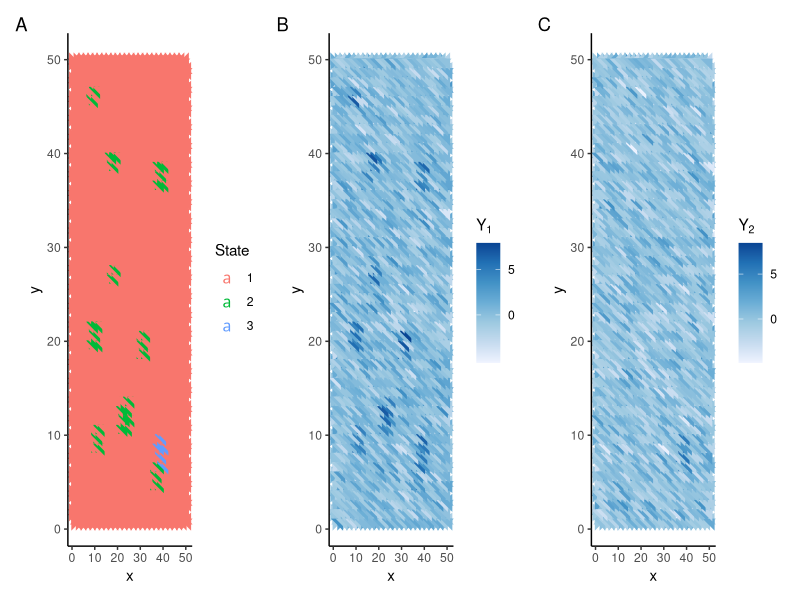

Reproduce this figure in R. (Note: this script raises an error after producing the figure.)
library(tidyverse)
library(mvtnorm)
library(patchwork)
set.seed(102)

#Generate truth
df = expand.grid(x = 1:50, y = 1:50)
df = df[df$x %% 2 + df$y %% 2 == 1,]
df$z = 1
n = nrow(df)
df$j = 1:n

df2 = df[rep(seq_len(n), 4), ] #rbind 4 times
df2$j2 = rep(1:(4*n))

shift = expand.grid(c(1/3, -1/3), c(1/3,-1/3))
shift_long = shift[rep(seq_len(4), each = n), ]

df2$x = df2$x + shift_long$Var1
df2$y = df2$y + shift_long$Var2

rect_center = sapply(1:10,function(x)df2[sample(4*n, 1) ,c("x","y")])
for(i in 1:10){
  df2$z[df2$x > unlist(rect_center[,i])[1] - 1.1 & df2$x < unlist(rect_center[,i])[1]+1.1 & df2$y > unlist(rect_center[,i])[2] - 1.1 & df2$y < unlist(rect_center[,i])[2]+1.1] = 2
}


circ_center = sample(5:45, 2, replace = T)
r = 2 #radius
s = seq(0,r,1/3) #sagitta
l = sqrt(2*(r-s)*r-(r-s)^2) #half chord length
for (i in 1:7){
  df2$z[(df2$x %in% c(circ_center[1] + c(s[i], -s[i]))) & 
         (df2$y > circ_center[2] - l[i+1]) & 
         (df2$y < circ_center[2] + l[i+1])] = 3
}

#Plot truth
p1 = ggplot(data = df2, aes(x = x, y = y))+
  geom_text(aes(color = factor(z), label = rep(c("\u25E3", "\u25E2", "\u25E4", "\u25E5"), each = 1250)), 
            size = 4, family = "Arial Unicode MS")+
  labs(color = "State")+theme_classic()+
  guides(shape = F, size = F, alpha = F)


#Generate simulated expression
set.seed(101)  
mu1 = c(0,0)
mu2 = c(5,0)
mu3 = c(5,5)
Sigma = diag(1, nrow = 2) + 1
Lambda = solve(Sigma)

df2$Y1 = NA
df2$Y2 = NA
df2[df2$z == 1,c("Y1", "Y2")] = rmvnorm(n = sum(df2$z == 1), 
                                      mean = mu1, 
                                      sigma = Sigma)
df2[df2$z == 2,c("Y1", "Y2")] = rmvnorm(n = sum(df2$z == 2), 
                                      mean = mu2, 
                                      sigma = Sigma)
df2[df2$z == 3,c("Y1", "Y2")] = rmvnorm(n = sum(df2$z == 3), 
                                      mean = mu3, 
                                      sigma = Sigma)


#Plots
p2 = ggplot(data = df2, aes(x = x, y = y))+
  geom_text(aes(color = Y1, label = rep(c("\u25E3", "\u25E2", "\u25E4", "\u25E5"), each = 1250)), 
            size = 4, family = "Arial Unicode MS")+
  labs(color = expression(Y[1]))+theme_classic()+
  scale_color_distiller(palette = "Blues", direction = 1, breaks = c(0,5)) +
  guides(shape = F, size = F)

p3 = ggplot(data = df2, aes(x = x, y = y))+
  geom_text(aes(color = Y2, label = rep(c("\u25E3", "\u25E2", "\u25E4", "\u25E5"), each = 1250)), 
            size = 4, family = "Arial Unicode MS")+
  labs(color = expression(Y[2]))+theme_classic()+
  scale_color_distiller(palette = "Blues", direction = 1, breaks = c(0,5)) +
  guides(shape = F, size = F)

p1+p2+p3 + plot_annotation(tag_levels = "A")

df2 %>%
  as.data.frame() %>%
  group_by(j) %>%
  summarise(x = mean(x), y = mean(y),
            Y1= sum(Y1), Y2 = sum(Y2)) %>%
  mutate(j2 = NA) ->
  df2sum
df2sum = as.matrix(df2sum)

#Run mcmc

deconv_sim = run_mcmc_multi(df = df2sum, gamma = 2, q = 3, d = 2,nrep = 1500)
saveRDS(deconv_sim, "data/deconv_sim_3-1.RDS")

df2sum = as.data.frame(df2sum)
df2sum$z_deconv1 = apply(deconv_sim$z[100:1500,], 2, Mode)
df2sum$z_deconv1_alpha = pmax(colMeans(deconv_sim$z[100:1500,]==1),
                           colMeans(deconv_sim$z[100:1500,]==2),
                           colMeans(deconv_sim$z[100:1500,]==3))

pnodeconv = ggplot(as.data.frame(df2sum), aes(x, y)) +
  geom_point(aes(color = factor(z_deconv1), alpha = z_deconv1_alpha), size = 4, shape = 18) +
  labs(color = "State", alpha = "Proportion", x = NULL, y = NULL) +
  guides(alpha = F) + 
  scale_alpha_continuous(limits = c(0,1), breaks = seq(0.3,1,0.1), range = c(0,1))+
  theme_classic()

#Deconvolution
deconv_sim_deconv = run_mcmc_deconv(df = df2sum, gamma = 2, q = 3, d = 2,nrep = 5000, prev = deconv_sim)
saveRDS(deconv_sim_deconv, "data/deconv2_sim_3-2.RDS")

df2 = as.data.frame(df2)
df2$z_deconv2 = apply(deconv_sim_deconv$z[1000:5000,], 2, Mode)
df2$z_deconv2_alpha = pmax(colMeans(deconv_sim_deconv$z[1000:5000,]==1),
                              colMeans(deconv_sim_deconv$z[1000:5000,]==2),
                              colMeans(deconv_sim_deconv$z[1000:5000,]==3))


ggplot(data = as.data.frame(df2), aes(x = x, y = y))+
  geom_text(aes(color = factor(z_deconv2), label = rep(c("\u25E3", "\u25E2", "\u25E4", "\u25E5"), each = 1250),
                alpha = z_deconv2_alpha), size = 4, family = "Arial Unicode MS")+
  scale_alpha_continuous(limits = c(0,1), breaks = seq(0.2,1,0.1), range = c(0,1))+
  labs(color = "State")+theme_classic()+
  guides(shape = F, size = F, alpha = F)

plot(deconv_sim_deconv$mu[,1], type = "l", ylab = "mu1")
plot(deconv_sim_deconv$mu[,3], type = "l", ylab = "mu1")
plot(sapply(df_sim_Y,"[[", 8), type = "l")
lines(sapply(df_sim_Y,"[[", 8+1250*1), type = "l", col = "red")
lines(sapply(df_sim_Y,"[[", 8+1250*2), type = "l", col = "blue")
lines(sapply(df_sim_Y,"[[", 8+1250*3), type = "l", col = "green")
pdeconv = ggplot(data = as.data.frame(df2), aes(x = x, y = y))+
  geom_text(aes(color = factor(zmode), label = rep(c("\u25E3", "\u25E2", "\u25E4", "\u25E5"), each = 1250),
                alpha = zalpha), size = 4, family = "Arial Unicode MS")+
  scale_alpha_continuous(limits = c(0,1), breaks = seq(0.2,1,0.1), range = c(0,1))+
  labs(color = "State")+theme_classic()+
  guides(shape = F, size = F, alpha = F)
plot(df_sim_mu[,4], type = "l", ylab = "mu")
plot(sapply(df_sim_lambda,"[[", 1), type = "l", ylab = "lambda")
plot(sapply(df_sim_Y,"[[", 20), type = "l", ylab = "Y")
zmode=apply(df_sim_z[100:500,], 2, Mode)
zalpha=pmax(colMeans(df_sim_z[100:500,]==1),
            colMeans(df_sim_z[100:500,]==2),
            colMeans(df_sim_z[100:050,]==3))
plotY1 = ggplot(data = as.data.frame(df2), aes(x = x, y = y))+
  geom_text(aes(color = ifelse(Y1>5,5,ifelse(Y1<0,0, Y1)), label = rep(c("\u25E3", "\u25E2", "\u25E4", "\u25E5"), each = 1250),
                alpha = 1), size = 4, family = "Arial Unicode MS")+
  scale_alpha_continuous(limits = c(0,1), breaks = seq(0.2,1,0.1), range = c(0,1))+
  labs(color = "Y1")+theme_classic()+
  guides(shape = F, size = F, alpha = F)

plotY2 = ggplot(data = as.data.frame(df2), aes(x = x, y = y))+
  geom_text(aes(color = ifelse(Y2>5,5,ifelse(Y2<0,0, Y2)), label = rep(c("\u25E3", "\u25E2", "\u25E4", "\u25E5"), each = 1250),
                alpha = 1), size = 4, family = "Arial Unicode MS")+
  scale_alpha_continuous(limits = c(0,1), breaks = seq(0.2,1,0.1), range = c(0,1))+
  labs(color = "Y2")+theme_classic()+
  guides(shape = F, size = F, alpha = F)

plotY1 = ggplot(data = as.data.frame(df2), aes(x = x, y = y))+
  geom_text(aes(color = Y1, label = rep(c("\u25E3", "\u25E2", "\u25E4", "\u25E5"), each = 1250),
                alpha = 1), size = 4, family = "Arial Unicode MS")+
  scale_alpha_continuous(limits = c(0,1), breaks = seq(0.2,1,0.1), range = c(0,1))+
  labs(color = "Y1")+theme_classic()+
  guides(shape = F, size = F, alpha = F)

plotY2 = ggplot(data = as.data.frame(df2), aes(x = x, y = y))+
  geom_text(aes(color = Y2, label = rep(c("\u25E3", "\u25E2", "\u25E4", "\u25E5"), each = 1250),
                alpha = 1), size = 4, family = "Arial Unicode MS")+
  scale_alpha_continuous(limits = c(0,1), breaks = seq(0.2,1,0.1), range = c(0,1))+
  labs(color = "Y2")+theme_classic()+
  guides(shape = F, size = F, alpha = F)
